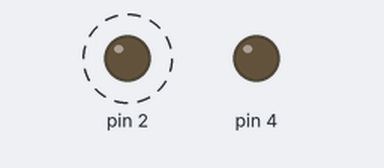
A sketch run on a simulated Arduino Uno, built with avr-gcc and run on an emulated ATmega328P. Shown: output pins drawn as LEDs (lit = HIGH). Dashed ring = blinking.

Above: at 0.2 s.
At 7.7 s:
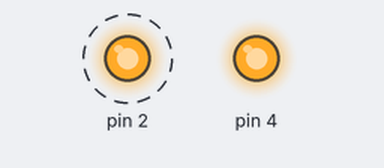
Timing chart, 0 to 9.2 s (numbered marks = the images above):
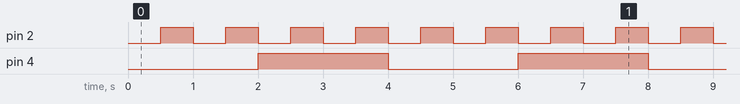

Measured:
- by itself, pin 2: alternates HIGH for 0.50 s and LOW for 0.50 s
- by itself, pin 4: alternates HIGH for 2.0 s and LOW for 2.0 s

The sketch:

millis_pru.ino
```cpp
unsigned long tx=0, ty=0;
unsigned long tiempo1,tiempo2;
int estadoL1=LOW, estadoL2=LOW;

void setup() {
  Serial.begin(9600);
  pinMode(2,OUTPUT);
  pinMode(4,OUTPUT);
}

void loop() {
  digitalWrite(2,estadoL1);
  digitalWrite(4,estadoL2);
  tiempo1=millis();
  tiempo2=millis();

    if (tiempo1-tx>=500){
      tx=tiempo1;
      estadoL1=!estadoL1;
      }
    if (tiempo2-ty>=2000){
      ty=tiempo2;
      estadoL2=!estadoL2;
      }
}
```
